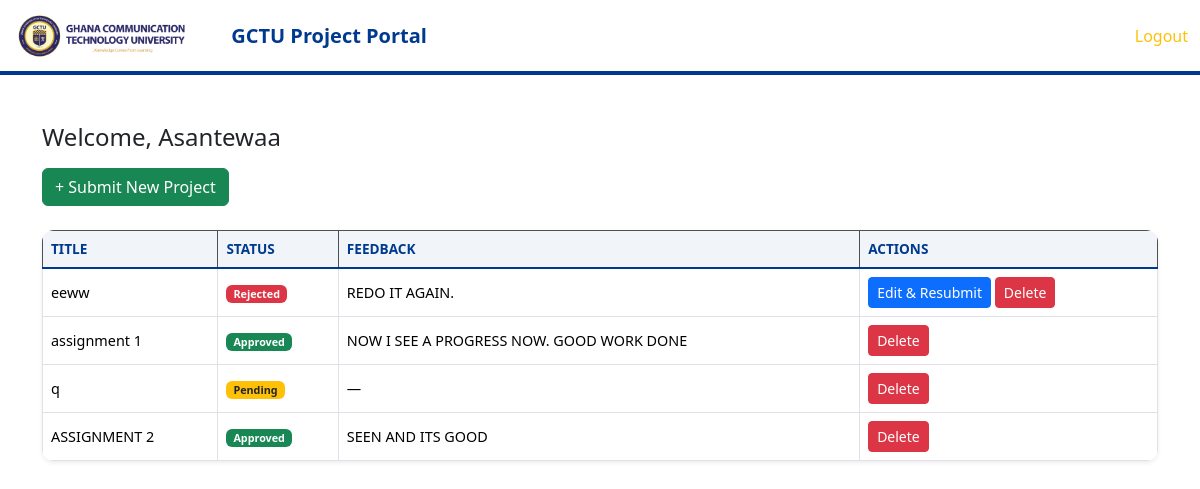
Screenshot of /student/dashboard (signed in) with the database file from the repository.
### app.py (models this page shows)
class Project(db.Model):
    id = db.Column(db.Integer, primary_key=True)
    title = db.Column(db.String(200), nullable=False)
    description = db.Column(db.Text, nullable=False)
    file = db.Column(db.String(200))
    status = db.Column(db.String(20), default="pending")
    feedback = db.Column(db.Text)
    created_at = db.Column(db.DateTime, default=datetime.utcnow)
    student_id = db.Column(db.Integer, db.ForeignKey("user.id"))
    student = db.relationship("User", backref="projects")

### app.py (the view)
@app.route("/student/dashboard")
def student_dashboard():
    if session.get("role") != "student":
        return redirect(url_for("login"))
    projects = Project.query.filter_by(student_id=session["user_id"]).all()
    return render_template("student/dashboard.html", projects=projects)

### templates/student/dashboard.html
{% extends "base.html" %}
{% block content %}
<div class="container mt-4">
    <h4 class="mb-3">Welcome, {{ session.name }}</h4>
    <a href="{{ url_for('create_project') }}"
       class="btn btn-success mb-4">
        + Submit New Project
    </a>
    {% if projects %}
        <table class="table table-bordered shadow-sm bg-white">
            <thead class="table-dark">
                <tr>
                    <th>Title</th>
                    <th>Status</th>
                    <th>Feedback</th>
                    <th>Actions</th>
                </tr>
            </thead>
            <tbody>
                {% for project in projects %}
                <tr>
                    <td>{{ project.title }}</td>
                    <td>
                        {% if project.status == "approved" %}
                            <span class="badge bg-success">Approved</span>
                        {% elif project.status == "rejected" %}
                            <span class="badge bg-danger">Rejected</span>
                        {% else %}
                            <span class="badge bg-warning text-dark">Pending</span>
                        {% endif %}
                    </td>
                    <td>
                        {{ project.feedback or "—" }}
                    </td>
                    <td>
                        {% if project.status == "rejected" %}
                            <a href="{{ url_for('edit_project', project_id=project.id) }}"
                               class="btn btn-sm btn-primary">
                                Edit & Resubmit
                            </a>
                        {% endif %}
                        <a href="{{ url_for('delete_project', project_id=project.id) }}"
                           class="btn btn-sm btn-danger"
                           onclick="return confirm('Delete this project?')">
                            Delete
                        </a>
                    </td>
                </tr>
                {% endfor %}
            </tbody>
        </table>
    {% else %}
        <p class="text-muted">No projects submitted yet.</p>
    {% endif %}
</div>
{% endblock %}

### static/css/gctu.css (style rules this page uses)
body { background-color: #f4f6f9; font-family: "Segoe UI", sans-serif; color: #1f2937; }
.table { background: #ffffff; border-radius: 12px; overflow: hidden; }
.table thead th { background-color: #f1f5f9; color: #003A8F; font-weight: 700; font-size: 0.85rem; border-bottom: 2px solid #003A8F; text-transform: uppercase; }
.table tbody td { vertical-align: middle; font-size: 0.9rem; }
.badge { padding: 6px 12px; font-size: 0.75rem; border-radius: 999px; font-weight: 700; text-transform: capitalize; }
h1, h2, h3, h4, h5 { color: #003A8F; font-weight: 700; }

### rows the page displays
Project: title "eeww", status "Rejected", feedback "REDO IT AGAIN."
Project: title "assignment 1", status "Approved", feedback "NOW I SEE A PROGRESS NOW. GOOD WORK DONE"
Project: title "q", status "Pending", feedback "—"
Project: title "ASSIGNMENT 2", status "Approved", feedback "SEEN AND ITS GOOD"

### other values shown
{{ session.name }} "Asantewaa"
